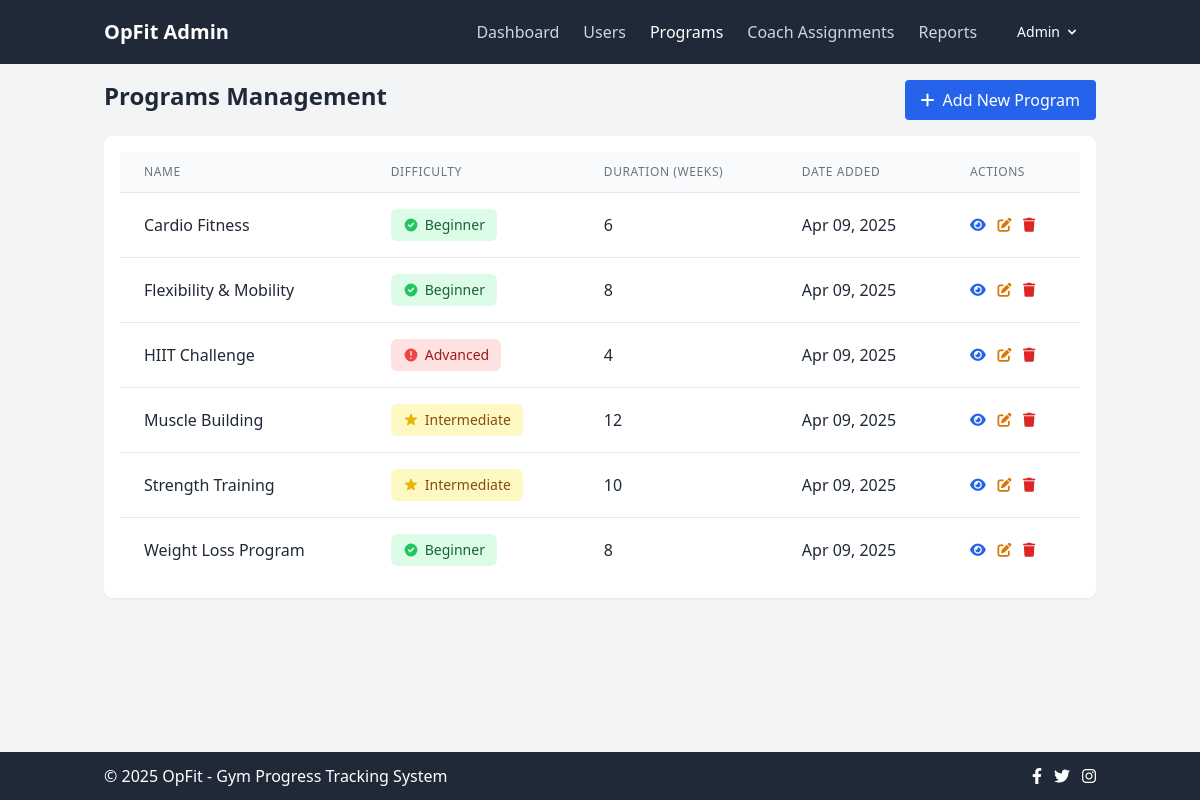
Screenshot of /admin/programs.php (signed in) with the database file from the repository.
### tables this page shows
CREATE TABLE IF NOT EXISTS programs (
    id INT AUTO_INCREMENT PRIMARY KEY,
    name VARCHAR(100) NOT NULL,
    description TEXT,
    difficulty ENUM('beginner', 'intermediate', 'advanced') NOT NULL,
    duration INT NOT NULL COMMENT 'Duration in weeks',
    created_at TIMESTAMP DEFAULT CURRENT_TIMESTAMP,
    updated_at TIMESTAMP DEFAULT CURRENT_TIMESTAMP ON UPDATE CURRENT_TIMESTAMP
);

### admin/programs.php (the view, shortened to what this page needs)
<?php
include_once '../includes/db_connect.php';
$user_name = $_SESSION['user_name'];
$query = "SELECT * FROM programs ORDER BY name";
$result = mysqli_query($conn, $query);
?>
<!DOCTYPE html>
<html lang="en">
<head>
    <link rel="stylesheet" href="../css/style.css">
    <script src="https://cdn.tailwindcss.com"></script>
    <link rel="stylesheet" href="https://cdnjs.cloudflare.com/ajax/libs/font-awesome/6.0.0-beta3/css/all.min.css">
</head>
<body class="bg-gray-100 text-gray-800">
    <nav class="bg-gray-800 text-white">
        <div class="container mx-auto px-4 py-3">
            <div class="flex flex-wrap justify-between items-center">
                <a class="text-xl font-bold" href="dashboard.php">OpFit Admin</a>
                <div class="hidden md:flex flex-col md:flex-row w-full md:w-auto mt-4 md:mt-0 items-center" id="navbarMenu">
                    <ul class="flex flex-col md:flex-row md:mr-6 space-y-2 md:space-y-0 md:space-x-6">
                        <li>
                            <a class="text-gray-300 hover:text-white block py-2" href="dashboard.php">Dashboard</a>
                        </li>
                        <li>
                            <a class="text-gray-300 hover:text-white block py-2" href="users.php">Users</a>
                        </li>
                        <li>
                            <a class="text-white font-medium block py-2" href="programs.php">Programs</a>
                        </li>
                        <li>
                            <a class="text-gray-300 hover:text-white block py-2" href="assignments.php">Coach Assignments</a>
                        </li>
                        <li>
                            <a class="text-gray-300 hover:text-white block py-2" href="reports.php">Reports</a>
                        </li>
                    </ul>
                    <div class="hidden md:block">
                        <div class="relative">
                            <div class="group">
                                <button class="flex items-center text-sm px-4 py-2 leading-none rounded text-white hover:text-white hover:bg-gray-700 focus:outline-none" id="userDropdown">
                                    <?php echo $user_name; ?>
                                    <svg class="ml-1 h-4 w-4" xmlns="http://www.w3.org/2000/svg" viewBox="0 0 20 20" fill="currentColor">
                                        <path fill-rule="evenodd" d="M5.293 7.293a1 1 0 011.414 0L10 10.586l3.293-3.293a1 1 0 111.414 1.414l-4 4a1 1 0 01-1.414 0l-4-4a1 1 0 010-1.414z" clip-rule="evenodd" />
                                    </svg>
                                </button>
                    </div>
                </div>
            </div>
        </div>
    </nav>
    <div class="container mx-auto px-4 py-4">
    <div class="flex flex-wrap -mx-2 mb-4">
            <div class="w-full md:w-1/2 px-2">
                <h1 class="text-2xl font-bold">Programs Management</h1>
            </div>
            <div class="w-full md:w-1/2 px-2 flex justify-end">
                <button type="button" class="bg-blue-600 hover:bg-blue-700 text-white font-medium py-2 px-4 rounded flex items-center" id="addProgramBtn">
                    <i class="fas fa-plus mr-2"></i> Add New Program
                </button>
            </div>
        </div>
        <div class="bg-white rounded-lg shadow-sm overflow-hidden">
            <div class="p-4">
                <div class="overflow-x-auto">
                    <table class="min-w-full divide-y divide-gray-200" id="programsTable">
                        <thead class="bg-gray-50">
                            <tr>
                                <th class="px-6 py-3 text-left text-xs font-medium text-gray-500 uppercase tracking-wider">Name</th>
                                <th class="px-6 py-3 text-left text-xs font-medium text-gray-500 uppercase tracking-wider">Difficulty</th>
                                <th class="px-6 py-3 text-left text-xs font-medium text-gray-500 uppercase tracking-wider">Duration (weeks)</th>
                                <th class="px-6 py-3 text-left text-xs font-medium text-gray-500 uppercase tracking-wider">Date Added</th>
                                <th class="px-6 py-3 text-left text-xs font-medium text-gray-500 uppercase tracking-wider">Actions</th>
                            </tr>
                        </thead>
                        <tbody class="bg-white divide-y divide-gray-200">
                            <?php while ($program = mysqli_fetch_assoc($result)): ?>
                                <tr class="hover:bg-gray-50 transition duration-150">
                                    <td class="px-6 py-4 whitespace-nowrap"><?php echo htmlspecialchars($program['name']); ?></td>
                                    <td class="px-6 py-4 whitespace-nowrap">
                                        <?php if ($program['difficulty'] == 'beginner'): ?>
                                            <span class="inline-flex items-center px-3 py-1.5 text-sm font-medium rounded-md bg-green-100 text-green-800">
                                                <svg class="mr-1.5 h-4 w-4 text-green-500" fill="currentColor" viewBox="0 0 20 20" xmlns="http://www.w3.org/2000/svg">
                                                    <path fill-rule="evenodd" d="M10 18a8 8 0 100-16 8 8 0 000 16zm3.707-9.293a1 1 0 00-1.414-1.414L9 10.586 7.707 9.293a1 1 0 00-1.414 1.414l2 2a1 1 0 001.414 0l4-4z" clip-rule="evenodd"></path>
                                                </svg>
                                                Beginner
                                            </span>
                                        <?php elseif ($program['difficulty'] == 'intermediate'): ?>
                                            <span class="inline-flex items-center px-3 py-1.5 text-sm font-medium rounded-md bg-yellow-100 text-yellow-800">
                                                Intermediate
                                            </span>
                                        <?php elseif ($program['difficulty'] == 'advanced'): ?>
                                            <span class="inline-flex items-center px-3 py-1.5 text-sm font-medium rounded-md bg-red-100 text-red-800">
                                                <svg class="mr-1.5 h-4 w-4 text-red-500" fill="currentColor" viewBox="0 0 20 20" xmlns="http://www.w3.org/2000/svg">
                                                    <path fill-rule="evenodd" d="M18 10a8 8 0 11-16 0 8 8 0 0116 0zm-7 4a1 1 0 11-2 0 1 1 0 012 0zm-1-9a1 1 0 00-1 1v4a1 1 0 102 0V6a1 1 0 00-1-1z" clip-rule="evenodd"></path>
                                                </svg>
                                                Advanced
                                            </span>
                                        <?php endif; ?>
                                    </td>
                                    <td class="px-6 py-4 whitespace-nowrap"><?php echo htmlspecialchars($program['duration']); ?></td>
                                    <td class="px-6 py-4 whitespace-nowrap"><?php echo date('M d, Y', strtotime($program['created_at'])); ?></td>
                                    <td class="px-6 py-4 whitespace-nowrap text-sm font-medium space-x-2">
                                        <button class="view-program-btn text-blue-600 hover:text-blue-900" data-id="<?php echo $program['id']; ?>">
                                            <i class="fas fa-eye"></i>
                                        </button>
                                        <a href="edit_program.php?id=<?php echo $program['id']; ?>" class="text-amber-600 hover:text-amber-900">
                                            <i class="fas fa-edit"></i>
                                        </a>
                                        <button class="delete-program text-red-600 hover:text-red-900" data-id="<?php echo $program['id']; ?>">
                                            <i class="fas fa-trash"></i>
                                        </button>
                                    </td>
                                </tr>
                            <?php endwhile; ?>
                        </tbody>
                    </table>
                </div>
            </div>
        </div>
    </div>
    <?php include_once '../includes/footer.php'; ?>
</body>
</html>

### rows the page displays
programs: name "Cardio Fitness", difficulty "beginner" (drawn), duration "6", created_at "Apr 09, 2025"
programs: name "Flexibility & Mobility", difficulty "beginner" (drawn), duration "8", created_at "Apr 09, 2025"
programs: name "HIIT Challenge", difficulty "advanced" (drawn), duration "4", created_at "Apr 09, 2025"
programs: name "Muscle Building", difficulty "intermediate" (drawn), duration "12", created_at "Apr 09, 2025"
programs: name "Strength Training", difficulty "intermediate" (drawn), duration "10", created_at "Apr 09, 2025"
programs: name "Weight Loss Program", difficulty "beginner" (drawn), duration "8", created_at "Apr 09, 2025"

### other values shown
$user_name "Admin"
